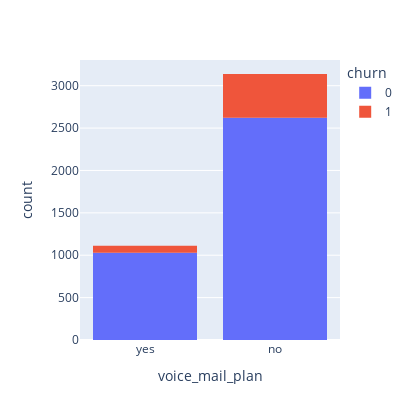

Notebook code for this chart:
### Code cell
fig = px.histogram(data_frame=train, x="voice_mail_plan", color="churn", width=420, height=420)
fig.show()

### Figure 1 — Plotly figure (JSON) as saved in the notebook; plotly's stock layout.template omitted (floating-point values rounded to 4 significant figures; data arrays with more than 128 entries replaced by an {"elided": "..."} marker saying what was removed)
{"data": [{"alignmentgroup": "True", "bingroup": "x", "hovertemplate": "churn=0<br>voice_mail_plan=%{x}<br>count=%{y}<extra></extra>", "legendgroup": "0", "marker": {"color": "#636efa", "pattern": {"shape": ""}}, "name": "0", "offsetgroup": "0", "orientation": "v", "showlegend": true, "type": "histogram", "x": {"elided": "3652 str values"}, "xaxis": "x", "yaxis": "y"}, {"alignmentgroup": "True", "bingroup": "x", "hovertemplate": "churn=1<br>voice_mail_plan=%{x}<br>count=%{y}<extra></extra>", "legendgroup": "1", "marker": {"color": "#EF553B", "pattern": {"shape": ""}}, "name": "1", "offsetgroup": "1", "orientation": "v", "showlegend": true, "type": "histogram", "x": {"elided": "598 str values"}, "xaxis": "x", "yaxis": "y"}], "layout": {"barmode": "relative", "height": 420, "legend": {"title": {"text": "churn"}, "tracegroupgap": 0}, "margin": {"t": 60}, "width": 420, "xaxis": {"anchor": "y", "domain": [0, 1], "title": {"text": "voice_mail_plan"}}, "yaxis": {"anchor": "x", "domain": [0, 1], "title": {"text": "count"}}}}
